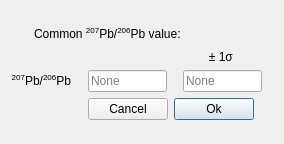
<?xml version="1.0" encoding="UTF-8"?>
<ui version="4.0">
 <class>commonPbDialog</class>
 <widget class="QDialog" name="commonPbDialog">
  <property name="geometry">
   <rect>
    <x>0</x>
    <y>0</y>
    <width>284</width>
    <height>144</height>
   </rect>
  </property>
  <property name="windowTitle">
   <string>Common Pb Dialog</string>
  </property>
  <layout class="QVBoxLayout" name="verticalLayout_2">
   <item>
    <spacer name="verticalSpacer">
     <property name="orientation">
      <enum>Qt::Vertical</enum>
     </property>
     <property name="sizeHint" stdset="0">
      <size>
       <width>20</width>
       <height>1</height>
      </size>
     </property>
    </spacer>
   </item>
   <item>
    <layout class="QVBoxLayout" name="verticalLayout">
     <item>
      <layout class="QHBoxLayout" name="horizontalLayout" stretch="1,6,4">
       <item>
        <spacer name="horizontalSpacer_5">
         <property name="orientation">
          <enum>Qt::Horizontal</enum>
         </property>
         <property name="sizeHint" stdset="0">
          <size>
           <width>40</width>
           <height>20</height>
          </size>
         </property>
        </spacer>
       </item>
       <item>
        <widget class="QLabel" name="Label">
         <property name="text">
          <string>&lt;html&gt;&lt;head/&gt;&lt;body&gt;&lt;p&gt;Common &lt;span style=&quot; vertical-align:super;&quot;&gt;207&lt;/span&gt;Pb/&lt;span style=&quot; vertical-align:super;&quot;&gt;206&lt;/span&gt;Pb value:&lt;/p&gt;&lt;/body&gt;&lt;/html&gt;</string>
         </property>
        </widget>
       </item>
       <item>
        <spacer name="horizontalSpacer_4">
         <property name="orientation">
          <enum>Qt::Horizontal</enum>
         </property>
         <property name="sizeHint" stdset="0">
          <size>
           <width>40</width>
           <height>20</height>
          </size>
         </property>
        </spacer>
       </item>
      </layout>
     </item>
     <item>
      <layout class="QHBoxLayout" name="horizontalLayout_2" stretch="15">
       <item>
        <layout class="QGridLayout" name="gridLayout" columnstretch="1,0,0,0,0,0,0">
         <item row="1" column="2">
          <spacer name="horizontalSpacer_2">
           <property name="orientation">
            <enum>Qt::Horizontal</enum>
           </property>
           <property name="sizeHint" stdset="0">
            <size>
             <width>40</width>
             <height>20</height>
            </size>
           </property>
          </spacer>
         </item>
         <item row="0" column="5">
          <widget class="QLabel" name="label_63">
           <property name="text">
            <string>&lt;html&gt;&lt;head/&gt;&lt;body&gt;&lt;p align=&quot;center&quot;&gt;± 1σ &lt;/p&gt;&lt;/body&gt;&lt;/html&gt;</string>
           </property>
          </widget>
         </item>
         <item row="1" column="1">
          <widget class="QLabel" name="label_62">
           <property name="text">
            <string>&lt;html&gt;&lt;head/&gt;&lt;body&gt;&lt;p align=&quot;right&quot;&gt;&lt;span style=&quot; vertical-align:super;&quot;&gt;207&lt;/span&gt;Pb/&lt;span style=&quot; vertical-align:super;&quot;&gt;206&lt;/span&gt;Pb&lt;/p&gt;&lt;/body&gt;&lt;/html&gt;</string>
           </property>
          </widget>
         </item>
         <item row="1" column="5">
          <widget class="QLineEdit" name="Pb76ErrEntry">
           <property name="placeholderText">
            <string>None</string>
           </property>
          </widget>
         </item>
         <item row="1" column="3">
          <widget class="QLineEdit" name="Pb76Entry">
           <property name="placeholderText">
            <string>None</string>
           </property>
          </widget>
         </item>
         <item row="1" column="0">
          <spacer name="horizontalSpacer_3">
           <property name="orientation">
            <enum>Qt::Horizontal</enum>
           </property>
           <property name="sizeHint" stdset="0">
            <size>
             <width>40</width>
             <height>20</height>
            </size>
           </property>
          </spacer>
         </item>
         <item row="1" column="4">
          <spacer name="horizontalSpacer_55">
           <property name="orientation">
            <enum>Qt::Horizontal</enum>
           </property>
           <property name="sizeHint" stdset="0">
            <size>
             <width>40</width>
             <height>20</height>
            </size>
           </property>
          </spacer>
         </item>
         <item row="1" column="6">
          <spacer name="horizontalSpacer_54">
           <property name="orientation">
            <enum>Qt::Horizontal</enum>
           </property>
           <property name="sizeHint" stdset="0">
            <size>
             <width>40</width>
             <height>20</height>
            </size>
           </property>
          </spacer>
         </item>
        </layout>
       </item>
      </layout>
     </item>
     <item>
      <layout class="QHBoxLayout" name="horizontalLayout_3" stretch="4,1,1,1">
       <item>
        <spacer name="horizontalSpacer">
         <property name="orientation">
          <enum>Qt::Horizontal</enum>
         </property>
         <property name="sizeHint" stdset="0">
          <size>
           <width>40</width>
           <height>20</height>
          </size>
         </property>
        </spacer>
       </item>
       <item>
        <widget class="QPushButton" name="cancelButton">
         <property name="text">
          <string>Cancel</string>
         </property>
        </widget>
       </item>
       <item>
        <widget class="QPushButton" name="okButton">
         <property name="text">
          <string>Ok</string>
         </property>
         <property name="autoDefault">
          <bool>false</bool>
         </property>
         <property name="default">
          <bool>true</bool>
         </property>
        </widget>
       </item>
       <item>
        <spacer name="horizontalSpacer_6">
         <property name="orientation">
          <enum>Qt::Horizontal</enum>
         </property>
         <property name="sizeHint" stdset="0">
          <size>
           <width>40</width>
           <height>20</height>
          </size>
         </property>
        </spacer>
       </item>
      </layout>
     </item>
    </layout>
   </item>
   <item>
    <spacer name="verticalSpacer_2">
     <property name="orientation">
      <enum>Qt::Vertical</enum>
     </property>
     <property name="sizeHint" stdset="0">
      <size>
       <width>20</width>
       <height>1</height>
      </size>
     </property>
    </spacer>
   </item>
  </layout>
 </widget>
 <tabstops>
  <tabstop>Pb76Entry</tabstop>
  <tabstop>Pb76ErrEntry</tabstop>
  <tabstop>cancelButton</tabstop>
  <tabstop>okButton</tabstop>
 </tabstops>
 <resources/>
 <connections/>
</ui>
